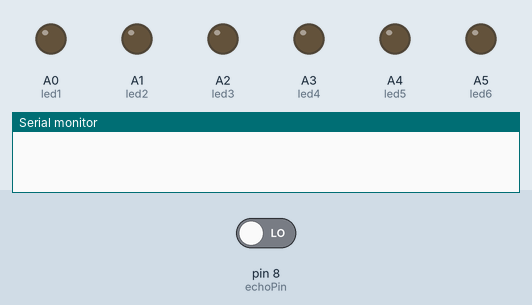
Simulated run of this sketch. Board: Arduino Uno, built with avr-gcc and run on an emulated ATmega328P. Parts: output pins drawn as LEDs (lit = HIGH), the last lines printed to the serial monitor. Inputs (shaded band) come from the test bench; at power-on: pin 8 (echoPin) LOW. Pins used as bus, display or sensor lines are not drawn.

Above: at 0.1 s.
At 1.1 s:
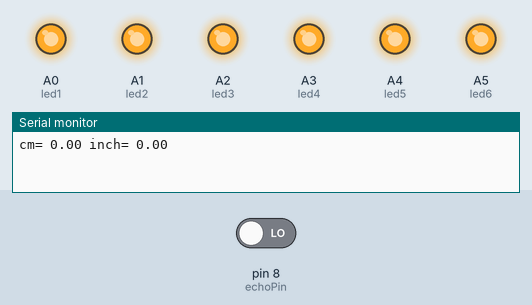
Timing chart, 0 to 2.6 s (numbered marks = the images above):
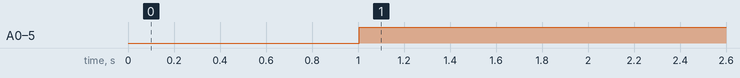

Measured:
- by itself, A0 (led1), A1 (led2), A2 (led3), A3 (led4), A4 (led5), A5 (led6): LOW → HIGH at 1.0 s

The sketch:

MMPRO.ino
```cpp
#include <LiquidCrystal.h>
LiquidCrystal lcd(2, 3, 4, 5, 6, 7);

#define echoPin 8 //echo pin
#define trigPin 9 //Trigger pin

#define led1 A0 //red    led 1
#define led2 A1 //red    led 2
#define led3 A2 //yellow led 3
#define led4 A3 //yellow led 4
#define led5 A4 //green  led 5
#define led6 A5 //green  led 6

float time;
float distance_cm;
float distance_in;

void setup(){

Serial.begin(9600);
pinMode(trigPin, OUTPUT);
pinMode(echoPin, INPUT);

pinMode(led1, OUTPUT);
pinMode(led2, OUTPUT);
pinMode(led3, OUTPUT);
pinMode(led4, OUTPUT);
pinMode(led5, OUTPUT);
pinMode(led6, OUTPUT);

lcd.clear();
}

void loop(){

digitalWrite(trigPin, LOW); //PULSE
delayMicroseconds(2);
digitalWrite(trigPin, HIGH);
delayMicroseconds(10);

time = pulseIn(echoPin, HIGH);

distance_cm = (time/2) / 29.1; // distance for centimeter
distance_in = (time/2) / 73.914; // distance for inch

lcd.setCursor(0, 0);
lcd.print("    Distance   ");

lcd.setCursor(0, 1);
lcd.print(distance_cm,1);
lcd.print("cm  ");

lcd.setCursor(9, 1);
lcd.print(distance_in);
lcd.print("in  ");

Serial.print("cm= ");
Serial.print(distance_cm);
Serial.print(" inch= ");
Serial.println(distance_in);


if(distance_cm<100){digitalWrite(led6, HIGH);}
else{digitalWrite(led6, LOW);}

if(distance_cm<80){digitalWrite(led5, HIGH);}
else{digitalWrite(led5, LOW);}

if(distance_cm<60){digitalWrite(led4, HIGH);}
else{digitalWrite(led4, LOW);}

if(distance_cm<40){digitalWrite(led3, HIGH);}
else{digitalWrite(led3, LOW);}

if(distance_cm<20){digitalWrite(led2, HIGH);}
else{digitalWrite(led2, LOW);}

if(distance_cm<10){digitalWrite(led1, HIGH);}
else{digitalWrite(led1, LOW);}

delay(200);
}
```
